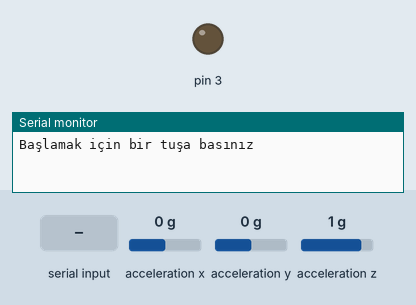
The sketch below on a simulated Arduino Uno, built with avr-gcc and run on an emulated ATmega328P. Parts: output pins drawn as LEDs (lit = HIGH), the last lines printed to the serial monitor. Wiring (inferred from the names in the program): MPU-6050 motion sensor at I2C address 0x68. Dashed ring = blinking. The inputs (shaded band) are chosen by the test bench; at power-on: acceleration x 0 g, acceleration y 0 g, acceleration z 1 g.

Above: at 0.9 s.
1.0 s: "1" received over Serial
At 1.55 s:
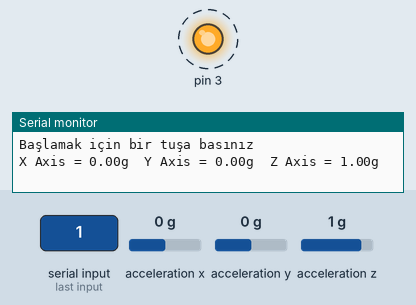
4.0 s: acceleration x set to -0.3 g
At 4.36 s:
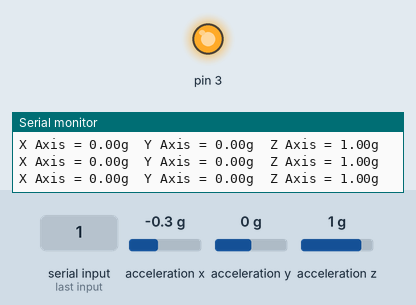
Timing chart, 0 to 7.0 s (numbered marks = the images above; inputs shaded):
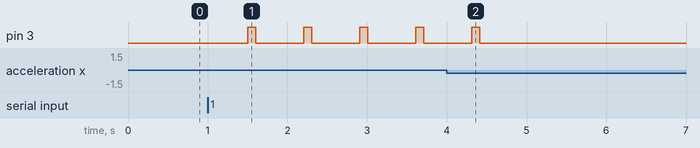

Measured:
- the behaviour switches between -0.1 and -0.2 g on acceleration x (found by bisection; images 1 and 2)
- after the input at 1.0 s, pin 3: alternates HIGH for 0.10 s and LOW for 0.60 s, starting after 0.50 s
- after the input at 4.0 s, pin 3: goes on until 4.4 s, then stays LOW

The sketch:

BTS_Mpu6050.ino
```cpp
#include "Wire.h"
#include<Math.h>;                                 //Trigonometrik işlemler için kütüphane
const int MPU_addr = 0x68;                        //MPU6050 I2C Slave adresi
unsigned long previousMillis = 0;                 //Önceki millis değeri için değişken
const long interval = 30;                         //Ölçümler arasındaki süre (ms)

float ang_x;  //X ekseni ile yapılan açı için değişken
float ang_y;  //Y ekseni ile yapılan açı için değişken
float ang_z;  //Z ekseni ile yapılan açı için değişken

float xson,yson,zson;
float xcalc,ycalc,zcalc;

int X_offset = 0;   //X ekseni için offset değeri
int Y_offset = 0;   //Y ekseni için offset değeri
int Z_offset = 1700;//Z ekseni için offset değeri

void setup() {
  Serial.begin(9600);                                    //Seri haberlşeme başlatılır
  Serial.println ("Başlamak için bir tuşa basınız");     //Devem edilmesi için girdi beklenir (Seri)
  while (Serial.available() == 0);
  Wire.begin();                                          //I2C Başlatılır
  Wire.beginTransmission(MPU_addr);                      //0x6B register'ındaki setup değerleri 0 yapılır
  Wire.write(0x6B);
  Wire.write(0x00);
  Wire.endTransmission(true);
  Serial.begin(9600);
  pinMode(3,OUTPUT);
}

void loop() {
  unsigned long currentMillis = millis();                                     //Millis değeri alınır

  if (currentMillis - previousMillis >= interval) {                           //İnterval süresi geçtiğinde içeri girilir
    previousMillis = currentMillis;

    Wire.beginTransmission(MPU_addr);                                         //MPU6050 ile I2C haberleşme başlatılır
    Wire.write(0x3B);                                                         //İvme bilgisinin olduğu 0x3B-0x40 için request gönderilir
    Wire.endTransmission(false);
    Wire.requestFrom(MPU_addr, 6, true);

    int16_t XAxisFull =  (Wire.read() << 8 | Wire.read())+X_offset;  //8-bitlik okunan iki değerden büyük ağırlıklı olanı 8 bit sola kaydırılıp küçük olanla veyalanır. Offset eklenir.
    int16_t YAxisFull =  (Wire.read() << 8 | Wire.read())+Y_offset;  //8-bitlik okunan iki değerden büyük ağırlıklı olanı 8 bit sola kaydırılıp küçük olanla veyalanır. Offset eklenir.
    int16_t ZAxisFull =  (Wire.read() << 8 | Wire.read())+Z_offset;  //8-bitlik okunan iki değerden büyük ağırlıklı olanı 8 bit sola kaydırılıp küçük olanla veyalanır. Offset eklenir.
    float XAxisFinal = (float) XAxisFull / 16384.0;                  //Datasheet'te yazan değerlere göre "g" cinsinden ivme bulunur. (X ekseni için)
    float YAxisFinal = (float) YAxisFull / 16384.0;                  //Datasheet'te yazan değerlere göre "g" cinsinden ivme bulunur. (Y ekseni için)
    float ZAxisFinal = (float) ZAxisFull / 16384.0;                  //Datasheet'te yazan değerlere göre "g" cinsinden ivme bulunur. (Z ekseni için)

    if(XAxisFinal>0.99) XAxisFinal=1;   //0.99 olan değerler 1'e tamamlanır.
    if(YAxisFinal>0.99) YAxisFinal=1;
    if(ZAxisFinal>0.99) ZAxisFinal=1;

    if(XAxisFinal<-0.99) XAxisFinal=-1; //-0.99 olan değerler 1'e tamamlanır.
    if(YAxisFinal<-0.99) YAxisFinal=-1;
    if(ZAxisFinal<-0.99) ZAxisFinal=-1;

    ang_x = atan(YAxisFull/(sqrt(pow(XAxisFull,2)+pow(ZAxisFull,2)))) * 57296 / 1000; //Euler Açı formülüne göre açı hesabı. (X-Ekseni)
    ang_y = atan(YAxisFull/(sqrt(pow(XAxisFull,2)+pow(ZAxisFull,2)))) * 57296 / 1000; //Euler Açı formülüne göre açı hesabı. (Y-Ekseni)
        if(XAxisFinal<0)
    {
      XAxisFinal=XAxisFinal*(-1);
    }
        if(YAxisFinal<0)
    {
      YAxisFinal=YAxisFinal*(-1);
    }
        if(ZAxisFinal<0)
    {
      ZAxisFinal=ZAxisFinal*(-1);
    }

    Serial.print("X Axis = ");  //Her eksen için g değerleri seri porttan basılır

    Serial.print(XAxisFinal);
    Serial.print("g");
    Serial.print("\t");
    Serial.print("Y Axis = ");
    Serial.print(YAxisFinal);
    Serial.print("g");
    Serial.print("\t");
    Serial.print("Z Axis = ");
    Serial.print(ZAxisFinal);
    Serial.println("g");
    delay(500);

    if(0.2 < XAxisFinal < 0.06)
    {
      if(0.2 < YAxisFinal < 0.06)
      {
      digitalWrite(3,HIGH);
      delay(100);
      digitalWrite(3,LOW);
      delay(100);
      }
    }
  }
}
```
